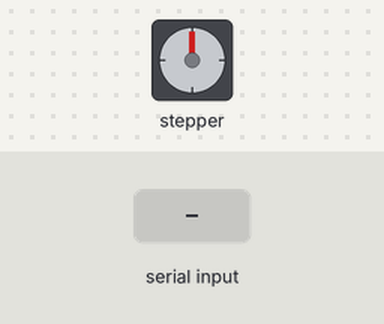
Bench run of a sketch on a simulated ESP32. Shown: stepper motor. Wiring (inferred from the names in the program): stepper motor driver (1600 steps per turn assumed): step GPIO 12; direction GPIO 14; enable GPIO 13. Inputs (shaded band) come from the test bench. Nothing arrives over Bluetooth unless stated; what the sketch prints to the serial monitor is not drawn.

Above: at 1.5 s.
1.6 s: "OPEN\n" received over Serial
At 2.4 s:
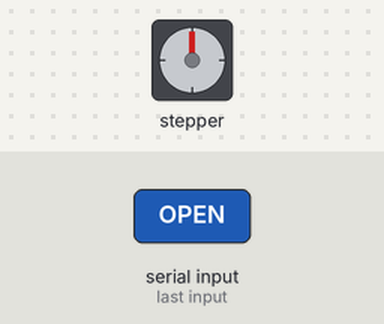
13.6 s: "OPEN\n" received over the second serial link
Timing chart, 0 to 28.8 s (numbered marks = the images above; inputs shaded):
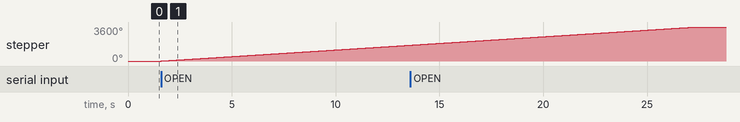

The sketch:

Sprint6_BT.ino
```cpp
/*
  Sprint6_BT.ino
  Separate firmware for ESP32 motor control over:
  1) USB Serial (for local debugging)
  2) Bluetooth Classic SPP (for wireless command transport)

  Expected commands:
    OPEN
    CLOSE

  Expected responses:
    OPEN complete
    CLOSE complete
    BUSY
    Unknown command. Use OPEN or CLOSE.
*/

#include "BluetoothSerial.h"

// Pin definitions
#define STEP_PIN 12
#define DIR_PIN 14
#define ENABLE_PIN 13

// Motor settings
const int stepsPerRevolution = 1600;
const int rotations = 5;
const int totalSteps = stepsPerRevolution * rotations;

// Command settings
const int OPEN_DIR = HIGH;
const int CLOSE_DIR = LOW;

// Bluetooth settings
const char *BT_DEVICE_NAME = "ShadeSync-ESP32";

BluetoothSerial SerialBT;
bool isMoving = false;

void rotateMotor(int direction) {
  isMoving = true;
  digitalWrite(DIR_PIN, direction);

  for (int i = 0; i < totalSteps; i++) {
    digitalWrite(STEP_PIN, HIGH);
    delayMicroseconds(800);
    digitalWrite(STEP_PIN, LOW);
    delayMicroseconds(800);
  }

  isMoving = false;
}

void handleCommand(String cmd, Stream &replyPort) {
  cmd.trim();
  cmd.toUpperCase();

  if (cmd.length() == 0) {
    return;
  }

  if (isMoving) {
    replyPort.println("BUSY");
    return;
  }

  if (cmd == "OPEN") {
    rotateMotor(OPEN_DIR);
    replyPort.println("OPEN complete");
    return;
  }

  if (cmd == "CLOSE") {
    rotateMotor(CLOSE_DIR);
    replyPort.println("CLOSE complete");
    return;
  }

  replyPort.println("Unknown command. Use OPEN or CLOSE.");
}

void setup() {
  pinMode(STEP_PIN, OUTPUT);
  pinMode(DIR_PIN, OUTPUT);
  pinMode(ENABLE_PIN, OUTPUT);
  digitalWrite(ENABLE_PIN, LOW); // Enable motor driver

  Serial.begin(115200);
  delay(300);

  if (!SerialBT.begin(BT_DEVICE_NAME)) {
    Serial.println("Bluetooth start failed");
  } else {
    Serial.print("Bluetooth ready. Device name: ");
    Serial.println(BT_DEVICE_NAME);
  }

  Serial.println("Ready. Send OPEN or CLOSE via USB serial or Bluetooth SPP.");
}

void loop() {
  if (Serial.available() > 0) {
    String usbCmd = Serial.readStringUntil('\n');
    handleCommand(usbCmd, Serial);
  }

  if (SerialBT.available() > 0) {
    String btCmd = SerialBT.readStringUntil('\n');
    handleCommand(btCmd, SerialBT);

    // Mirror command activity to USB serial for debugging visibility.
    btCmd.trim();
    if (btCmd.length() > 0) {
      Serial.print("BT command received: ");
      Serial.println(btCmd);
    }
  }
}
```

Measured:
- after the input at 1.6 s, stepper: keeps turning clockwise at about 140°/s, starting at once
